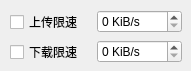
<?xml version="1.0" encoding="UTF-8"?>
<ui version="4.0">
 <class>Form_quickSpeedLimit</class>
 <widget class="QWidget" name="Form_quickSpeedLimit">
  <property name="geometry">
   <rect>
    <x>0</x>
    <y>0</y>
    <width>191</width>
    <height>71</height>
   </rect>
  </property>
  <property name="sizePolicy">
   <sizepolicy hsizetype="Fixed" vsizetype="Fixed">
    <horstretch>0</horstretch>
    <verstretch>0</verstretch>
   </sizepolicy>
  </property>
  <property name="minimumSize">
   <size>
    <width>191</width>
    <height>71</height>
   </size>
  </property>
  <property name="maximumSize">
   <size>
    <width>191</width>
    <height>71</height>
   </size>
  </property>
  <property name="windowTitle">
   <string>Form</string>
  </property>
  <property name="locale">
   <locale language="Chinese" country="China"/>
  </property>
  <widget class="QWidget" name="layoutWidget">
   <property name="geometry">
    <rect>
     <x>10</x>
     <y>10</y>
     <width>172</width>
     <height>54</height>
    </rect>
   </property>
   <layout class="QGridLayout" name="gridLayout">
    <item row="0" column="0">
     <widget class="QCheckBox" name="checkBox_ulSpeedLimit">
      <property name="text">
       <string>上传限速</string>
      </property>
     </widget>
    </item>
    <item row="0" column="1">
     <widget class="QSpinBox" name="spinBox_ulSpeedLimit">
      <property name="suffix">
       <string> KiB/s</string>
      </property>
      <property name="minimum">
       <number>0</number>
      </property>
      <property name="maximum">
       <number>2048</number>
      </property>
      <property name="singleStep">
       <number>20</number>
      </property>
     </widget>
    </item>
    <item row="1" column="0">
     <widget class="QCheckBox" name="checkBox_dlSpeedLimit">
      <property name="text">
       <string>下载限速</string>
      </property>
     </widget>
    </item>
    <item row="1" column="1">
     <widget class="QSpinBox" name="spinBox_dlSpeedLimit">
      <property name="suffix">
       <string> KiB/s</string>
      </property>
      <property name="minimum">
       <number>0</number>
      </property>
      <property name="maximum">
       <number>2048</number>
      </property>
      <property name="singleStep">
       <number>50</number>
      </property>
     </widget>
    </item>
   </layout>
  </widget>
 </widget>
 <tabstops>
  <tabstop>spinBox_ulSpeedLimit</tabstop>
  <tabstop>spinBox_dlSpeedLimit</tabstop>
 </tabstops>
 <resources/>
 <connections/>
</ui>
